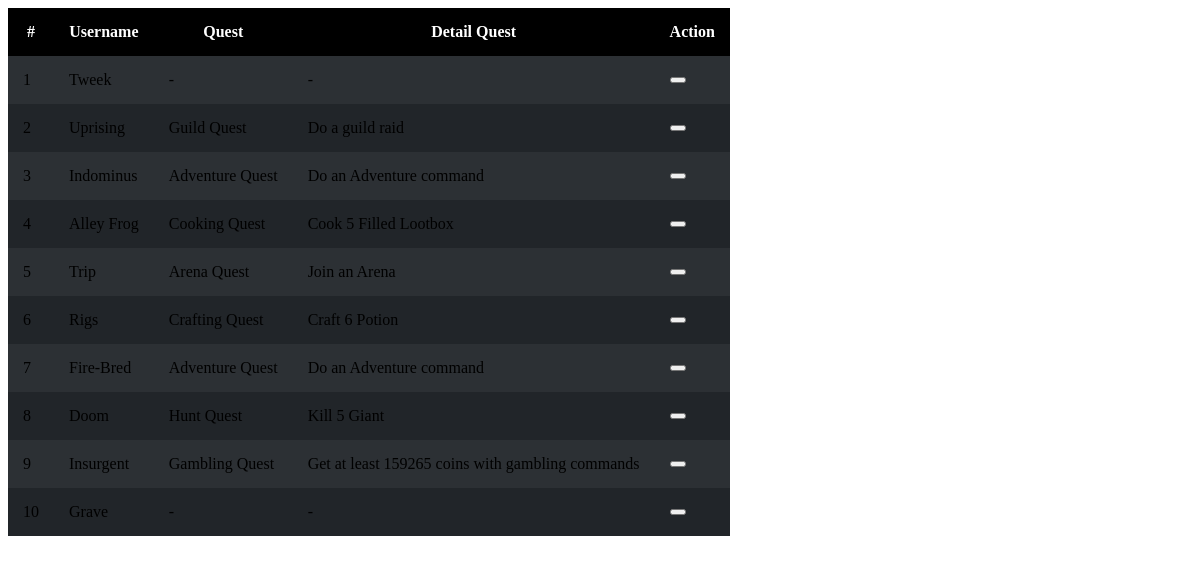
The app's page /php/quest/searchQuest.php with its own data.
### tables this page shows
CREATE TABLE `player` (
  `id_player` int(11) NOT NULL,
  `username` varchar(255) NOT NULL,
  `id_profile` int(11) NOT NULL,
  `id_inventory` int(11) NOT NULL,
  `id_bank` int(11) NOT NULL,
  `id_professions` int(11) NOT NULL,
  `id_horse` int(11) NOT NULL,
  `id_quest` int(11) NOT NULL,
  `id_achievements` int(11) NOT NULL
);

CREATE TABLE `quest` (
  `id_quest` int(11) NOT NULL,
  `quest` varchar(255) NOT NULL,
  `detail_quest` varchar(255) NOT NULL
);

### php/quest/searchQuest.php (the view, shortened to what this page needs)
<?php
require '../functions.php';
$keyword = $_GET['keyword'];
$jumlahdataperhalaman = 10;
$halaman = isset($_GET['halaman']) ? (int) $_GET['halaman'] : 1;
$halamanawal =
    $halaman > 1 ? $halaman * $jumlahdataperhalaman - $jumlahdataperhalaman : 0;
$sql = "SELECT player.*, quest.*
    FROM quest, player
    WHERE quest.id_quest = player.id_quest AND
       (
        player.username LIKE '%$keyword%' OR
        quest.quest LIKE '%$keyword%' OR
        quest.detail_quest LIKE '%$keyword%'
        )
    ORDER BY quest.id_quest ASC
    ";
$conn->query($sql);
if ($keyword == '') {
    $sql .= " LIMIT $halamanawal, $jumlahdataperhalaman";
}
?>
<?php if ($conn->affected_rows < 1): ?>
    <div class="data-nf" role="alert">
        Data tidak ditemukan
    </div>
<?php else: ?>
    <table class="" cellpadding="15" cellspacing="0" id="data-table" class="data-table">
                <thead>
                    <tr class="">
                        <th>#</th>
                        <th>Username</th>
                        <th>Quest</th>
                        <th>Detail Quest</th>
                        <th>Action</th>
                    </tr>
                </thead>
                <?php
                $no = 1 + $halamanawal;
                $quest = $conn->query($sql);
                while ($show = mysqli_fetch_array($quest)) { ?>
                        <tr id="<?= $show['id_player'] ?>">
                            <td><?= $no++ ?></td>
                            <td id="username"><?= $show['username'] ?></td>
                            <td id="quest"><?= $show['quest'] ?></td>
                            <td id="detail_quest"><?= $show[
                                'detail_quest'
                            ] ?></td>
                            <td>
                                <button class="tbl-edit" id="tbl-edit" name="button" data-bs-toggle="modal" data-bs-target="#modalEdit"><i class="fa-sharp fa-solid fa-pen-to-square"></i></button>
                            </td>
                        </tr>
                    <?php }
                ?>
    </table>
<?php endif; ?>

### php/quest/searchQuest.php (style rules this page uses)
table thead tr th { background-color: #000; color: #fff; }
table tr:nth-child(even) { background-color: #212529; }
table tr:nth-child(odd) { background-color: #2c3034; }

### records on screen
player: username "Tweek", id_quest.quest "-", id_quest.detail_quest "-"
player: username "Uprising", id_quest.quest "Guild Quest", id_quest.detail_quest "Do a guild raid"
player: username "Indominus", id_quest.quest "Adventure Quest", id_quest.detail_quest "Do an Adventure command"
player: username "Alley Frog", id_quest.quest "Cooking Quest", id_quest.detail_quest "Cook 5 Filled Lootbox"
player: username "Trip", id_quest.quest "Arena Quest", id_quest.detail_quest "Join an Arena"
player: username "Rigs", id_quest.quest "Crafting Quest", id_quest.detail_quest "Craft 6 Potion"
player: username "Fire-Bred", id_quest.quest "Adventure Quest", id_quest.detail_quest "Do an Adventure command"
player: username "Doom", id_quest.quest "Hunt Quest", id_quest.detail_quest "Kill 5 Giant"
player: username "Insurgent", id_quest.quest "Gambling Quest", id_quest.detail_quest "Get at least 159265 coins with gambling commands"
player: username "Grave", id_quest.quest "-", id_quest.detail_quest "-"
